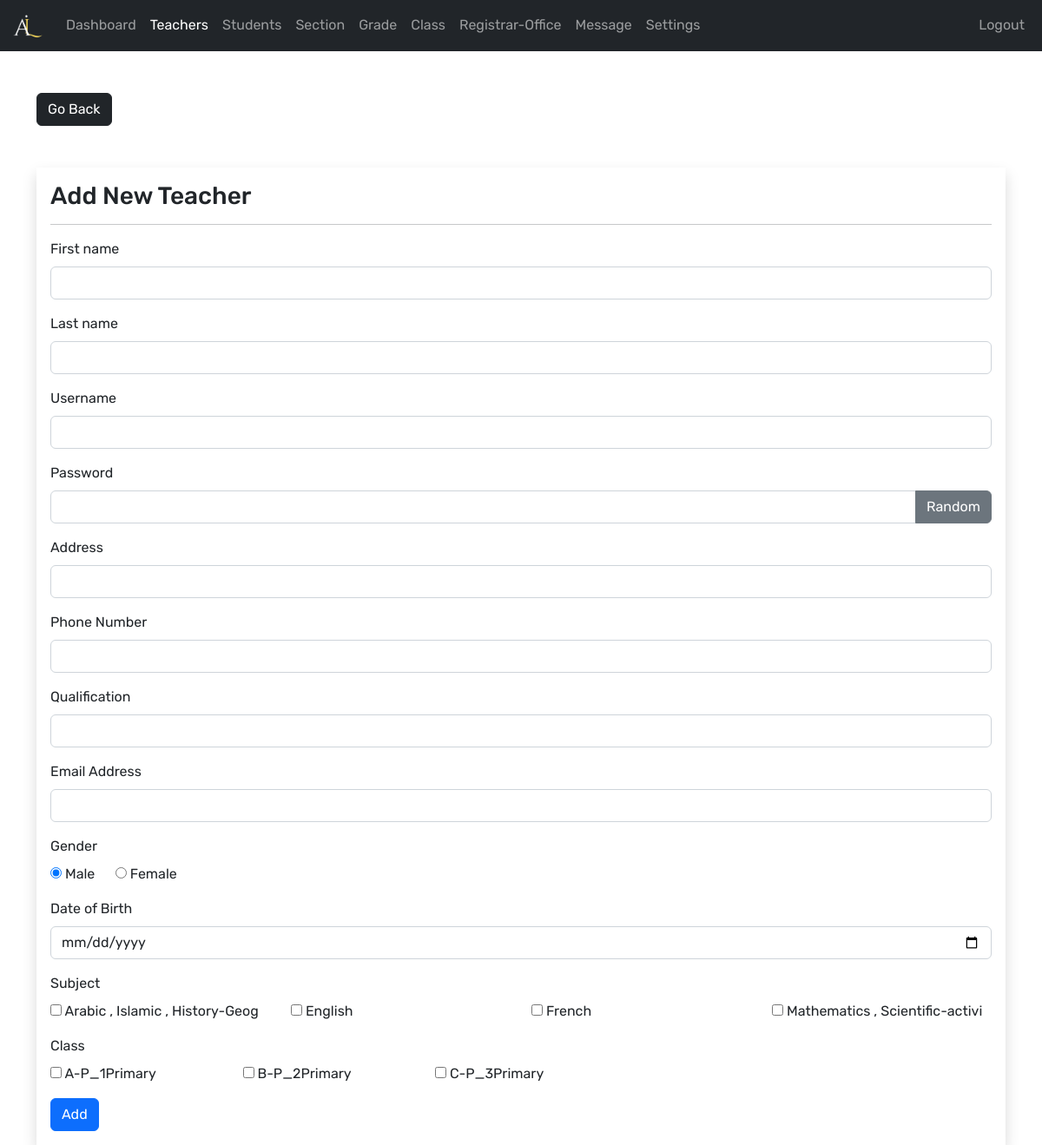
/admin/teacher-add.php (signed in), run on the app's committed database.
### tables this page shows
CREATE TABLE IF NOT EXISTS `subjects` (
  `subject_id` int(11) NOT NULL AUTO_INCREMENT,
  `subject` varchar(31) NOT NULL,
  `subject_code` varchar(31) NOT NULL,
  PRIMARY KEY (`subject_id`)
);

CREATE TABLE IF NOT EXISTS `class` (
  `class_id` int(11) NOT NULL AUTO_INCREMENT,
  `grade` int(11) NOT NULL,
  `section` int(11) NOT NULL,
  PRIMARY KEY (`class_id`)
);

CREATE TABLE IF NOT EXISTS `grades` (
  `grade_id` int(11) NOT NULL AUTO_INCREMENT,
  `grade` varchar(31) NOT NULL,
  `grade_code` varchar(7) NOT NULL,
  PRIMARY KEY (`grade_id`)
);

CREATE TABLE IF NOT EXISTS `section` (
  `section_id` int(11) NOT NULL AUTO_INCREMENT,
  `section` varchar(7) NOT NULL,
  PRIMARY KEY (`section_id`)
);

### admin/data/subject.php (called while the page is built, shortened)
<?php
function getAllSubjects($conn){
   $sql = "SELECT * FROM subjects";
   $stmt = $conn->prepare($sql);
   $stmt->execute();
   if ($stmt->rowCount() >= 1) {
     $subjects = $stmt->fetchAll();
     return $subjects;
   }else {
   	return 0;
   }
}
 ?>

### admin/data/class.php (called while the page is built, shortened)
<?php
function getAllClasses($conn){
   $sql = "SELECT * FROM class";
   $stmt = $conn->prepare($sql);
   $stmt->execute();
   if ($stmt->rowCount() >= 1) {
     $classes = $stmt->fetchAll();
     return $classes;
   }else {
    return 0;
   }
}

### admin/data/grade.php (called while the page is built, shortened)
<?php
function getGradeById($grade_id, $conn){
   $sql = "SELECT * FROM grades
           WHERE grade_id=?";
   $stmt = $conn->prepare($sql);
   $stmt->execute([$grade_id]);
   if ($stmt->rowCount() == 1) {
     $grade = $stmt->fetch();
     return $grade;
   }else {
    return 0;
   }
}

### admin/data/section.php (called while the page is built, shortened)
<?php
function getSectioById($section_id, $conn){
   $sql = "SELECT * FROM section
           WHERE section_id=?";
   $stmt = $conn->prepare($sql);
   $stmt->execute([$section_id]);
   if ($stmt->rowCount() == 1) {
     $section = $stmt->fetch();
     return $section;
   }else {
    return 0;
   }
}

### admin/teacher-add.php (the view, shortened to what this page needs)
<?php
if (isset($_SESSION['admin_id']) &&
    isset($_SESSION['role'])) {
    if ($_SESSION['role'] == 'Admin') {
        include "../db_connect.php";
       include "data/subject.php";
       include "data/grade.php";
       include "data/section.php";
       include "data/class.php";
       $subjects = getAllSubjects($conn);
       $classes = getAllClasses($conn);
       $fname = '';
       $lname = '';
       $uname = '';
       $address = '';
       $pn = '';
       $qf = '';
       $email = '';
 ?>
<!DOCTYPE html>
<html lang="en">
<head>
	<link rel="stylesheet" href="https://cdn.jsdelivr.net/npm/bootstrap@5.2.0/dist/css/bootstrap.min.css">
	<link rel="stylesheet" href="../css/style.css">
  <link rel="stylesheet" href="https://cdnjs.cloudflare.com/ajax/libs/font-awesome/4.7.0/css/font-awesome.min.css">
</head>
<body>
    <?php
        include "inc/navbar.php";
     ?>
     <div class="container mt-5">
        <a href="teacher.php"
           class="btn btn-dark">Go Back</a>
        <form method="post"
              class="shadow p-3 mt-5"
              action="req/teacher-add.php">
        <h3>Add New Teacher</h3><hr>
        <div class="mb-3">
          <label class="form-label">First name</label>
          <input type="text"
                 class="form-control"
                 value="<?=$fname?>"
                 name="fname">
        </div>
        <div class="mb-3">
          <label class="form-label">Last name</label>
          <input type="text"
                 class="form-control"
                 value="<?=$lname?>"
                 name="lname">
        </div>
        <div class="mb-3">
          <label class="form-label">Username</label>
          <input type="text"
                 class="form-control"
                 value="<?=$uname?>"
                 name="username">
        </div>
        <div class="mb-3">
          <label class="form-label">Password</label>
          <div class="input-group mb-3">
              <input type="text"
                     class="form-control"
                     name="pass"
                     id="passInput">
              <button class="btn btn-secondary"
                      id="gBtn">
                      Random</button>
          </div>
        </div>
        <div class="mb-3">
          <label class="form-label">Address</label>
          <input type="text"
                 class="form-control"
                 value="<?=$address?>"
                 name="address">
        </div>
        <div class="mb-3">
          <label class="form-label">Phone Number</label>
          <input type="text"
                 class="form-control"
                 value="<?=$pn?>"
                 name="phone_number">
        </div>
        <div class="mb-3">
          <label class="form-label">Qualification</label>
          <input type="text"
                 class="form-control"
                 value="<?=$qf?>"
                 name="qualification">
        </div>
        <div class="mb-3">
          <label class="form-label">Email Address</label>
          <input type="text"
                 class="form-control"
                 value="<?=$email?>"
                 name="email_address">
        </div>
        <div class="mb-3">
          <label class="form-label">Gender</label><br>
          <input type="radio"
                 value="Male"
                 checked
                 name="gender"> Male
                 &nbsp;&nbsp;&nbsp;&nbsp;
          <input type="radio"
                 value="Female"
                 name="gender"> Female
        </div>
        <div class="mb-3">
          <label class="form-label">Date of Birth</label>
          <input type="date"
                 class="form-control"
                 value=""
                 name="date_of_birth">
        </div>
        <div class="mb-3">
          <label class="form-label">Subject</label>
          <div class="row row-cols-9">
            <?php foreach ($subjects as $subject): ?>
            <div class="col">
              <input type="checkbox"
                     name="subjects[]"
                     value="<?=$subject['subject_id']?>">
                     <?=$subject['subject']?>
            </div>
            <?php endforeach ?>
          </div>
        </div>
        <div class="mb-3">
          <label class="form-label">Class</label>
          <div class="row row-cols-5">
            <?php foreach ($classes as $class): ?>
            <div class="col">
              <input type="checkbox"
                     name="classes[]"
                     value="<?=$class['class_id']?>">
                     <?php
                        $grade = getGradeById($class['grade'], $conn);
                        $section = getSectioById($class['section'], $conn);
                      ?>
                     <?=$grade['grade_code']?>-<?=$grade['grade'].$section['section']?>
            </div>
            <?php endforeach ?>
          </div>
        </div>
      <button type="submit" class="btn btn-primary">Add</button>
     </form>
     </div>
</body>
</html>
<?php
  }else {
    header("Location: ../login.php");
    exit;
  }
}else {
	header("Location: ../login.php");
	exit;
}
?>

### css/style.css (style rules this page uses)
:root { --primary: #130d2c; --light: #fff; --warning: #96405b; }
* { margin: 0; padding: 0; }
body { font-family: 'Rubik', sans-serif; }
a { text-decoration: none !important; }

### data on the page
subjects: subject "Arabic , Islamic , History-Geog"
subjects: subject "English"
subjects: subject "French"
subjects: subject "Mathematics , Scientific-activi"
class: grades.grade_code "A", grades.grade "P_1", section.section "Primary"
class: grades.grade_code "B", grades.grade "P_2", section.section "Primary"
class: grades.grade_code "C", grades.grade "P_3", section.section "Primary"
